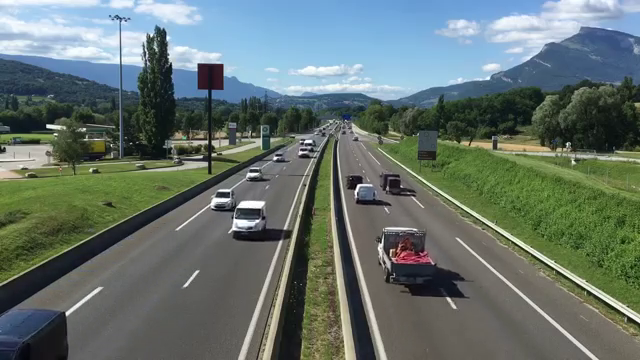
#> input picture vlcsnap_hwy_traffic.png, 640 x 360 px
$ python img_prepro.py
#> lines starting #> are read from the running program, lines starting #| are printed output that depends on the picture; after the words box and inside, x2 and y2 are one past the last pixel; in counts of white or black regions, pixels touching at a corner belong together
# -*- coding: utf-8 -*-
"""
Created on Tue Dec 10 19:26:37 2019
@author: apotdar

"""
import numpy as np
import cv2
import matplotlib.pyplot as plt

path_to_img = 'vlcsnap_hwy_traffic.png'

img = cv2.imread(path_to_img)
#> img is the input picture: shape (360, 640, 3); mean B, G, R 109.7, 114.9, 101.5
main_img = cv2.GaussianBlur(img, (5, 5), 0)
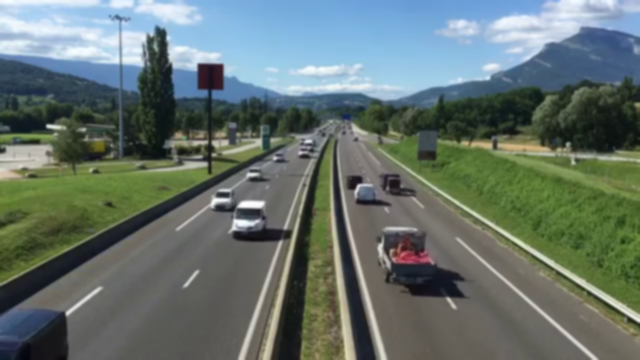
#> main_img: shape (360, 640, 3); mean B, G, R 109.7, 115, 101.5

main_img = cv2.cvtColor(main_img,cv2.COLOR_BGR2GRAY)
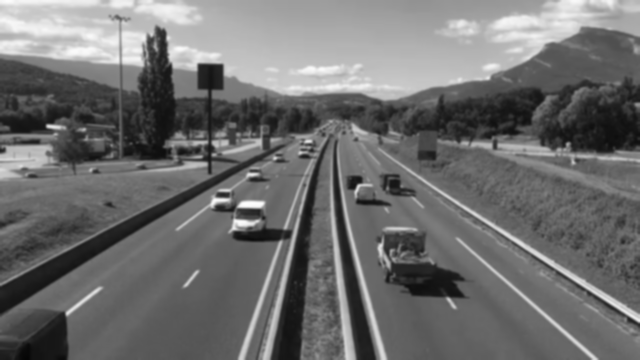
#> main_img: shape (360, 640); min 5, max 254, mean 110.3
_,bin_img = cv2.threshold(main_img,
                        80,255,
                        cv2.THRESH_BINARY+cv2.THRESH_OTSU)
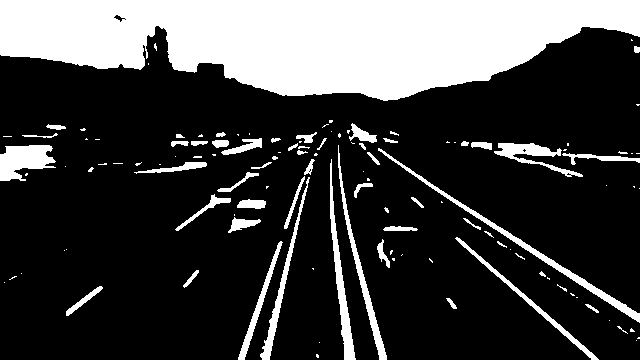
#> bin_img: shape (360, 640); 25.2% white; 122 white regions (69 under 20 px), largest, box (x1, y1, x2, y2) and area: (0, 0, 640, 101) 44544, (378, 148, 640, 323) 1607, (0, 145, 56, 181) 1355


kernel = cv2.getStructuringElement(cv2.MORPH_RECT,(3,3))
bin_img = cv2.morphologyEx(bin_img, cv2.MORPH_CLOSE, kernel)
#> bin_img: shape (360, 640); 25.3% white; 107 white regions (62 under 20 px), largest, box (x1, y1, x2, y2) and area: (0, 0, 640, 101) 44582, (378, 148, 640, 323) 1607, (0, 145, 56, 181) 1366
bin_img = cv2.morphologyEx(bin_img, cv2.MORPH_OPEN, kernel)
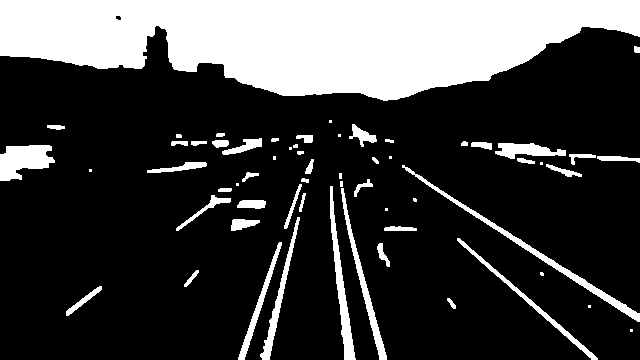
#> bin_img: shape (360, 640); 24.7% white; 61 white regions (16 under 20 px), largest, box (x1, y1, x2, y2) and area: (0, 0, 640, 101) 44566, (402, 165, 640, 322) 1520, (0, 145, 55, 181) 1340
bin_img = cv2.morphologyEx(bin_img, cv2.MORPH_DILATE, kernel)
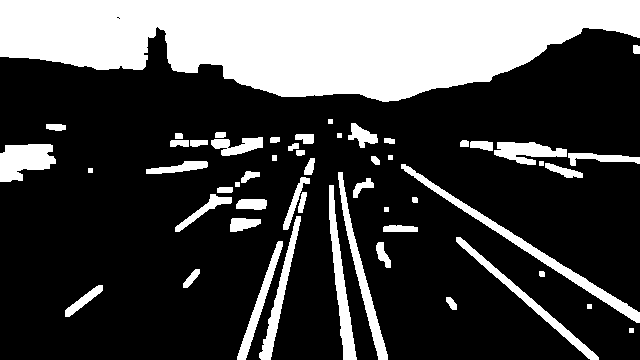
#> bin_img: shape (360, 640); 27.7% white; 54 white regions, largest, box (x1, y1, x2, y2) and area: (0, 0, 640, 102) 45485, (401, 164, 640, 323) 2303, (329, 185, 357, 360) 1570
nlabels, labels, stats, centroids = cv2.connectedComponentsWithStats(bin_img)
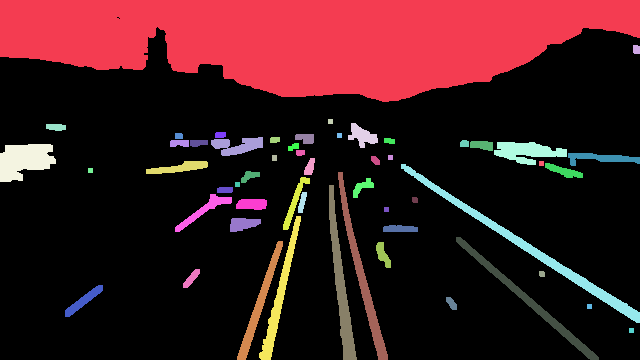
#> labels: shape (360, 640) int32; 55 distinct labels, from 0 to 54; one colour per label, 0 black
#> nlabels = 55; stats = 55 rows, first 6: [0, 17, 640, 343, 166670], [0, 0, 640, 102, 45485], [633, 45, 7, 9, 60], [328, 119, 5, 5, 25], [348, 123, 30, 25, 382], [46, 124, 20, 7, 120]; centroids = 55 pairs, first value 23.91 to 636, second value 38.27 to 330

for idx,val in enumerate(centroids):
    cv2.putText(img,
                str(stats[idx,4]),
                (int(val[0]),int(val[1])),
                cv2.FONT_HERSHEY_SIMPLEX,0.3,(0,255,0))
#> this loop made 55 passes
#> val on passes 1 to 12: [319.1, 212.7], [311.1, 38.27], [636, 49.07], [330, 121], [361.8, 135.4], [55.59, 126.7], [178.4, 135.6], [219.9, 134.5], [339, 135], [305.1, 137.9], [237.1, 145.4], [274.4, 139.4]
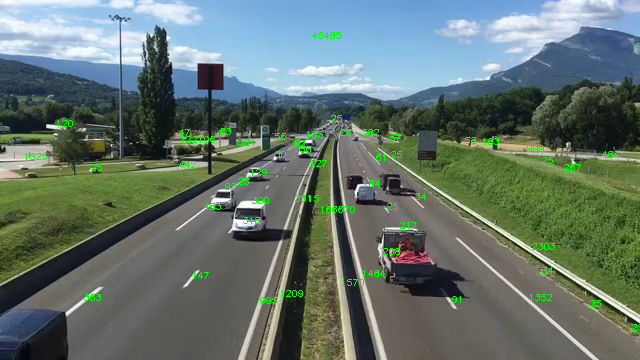
#> img: shape (360, 640, 3); 0.98% of pixels changed, all inside (x1, y1, x2, y2) = (25, 32, 640, 331)
cv2.imshow('Img', bin_img)
